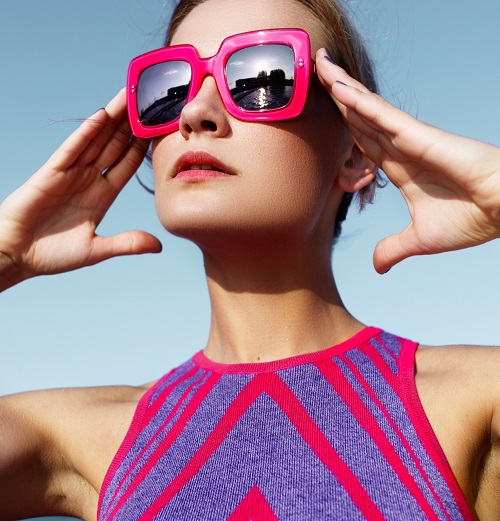
#> input picture U3/test.png, 500 x 521 px
$ python test14.py
#> lines starting #> are read from the running program, lines starting #| are printed output that depends on the picture
import cv2 as cv
from matplotlib import pyplot as plt

img = cv.imread('test.png')
#> img is the input picture: shape (521, 500, 3); mean B, G, R 145.6, 130.3, 164.1
imggray = cv.cvtColor(img,cv.COLOR_BGR2GRAY)
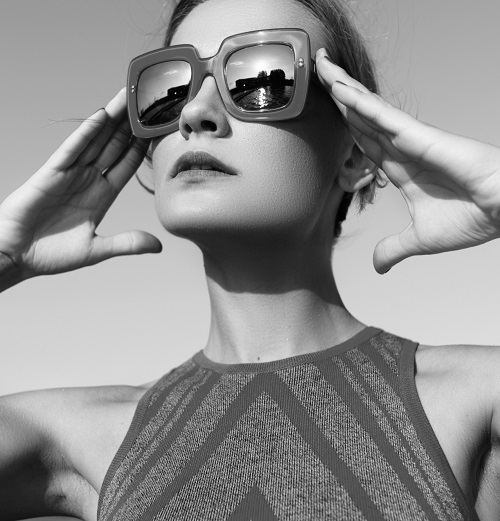
#> imggray: shape (521, 500); min 0, max 255, mean 142.1
# plt.imshow(imggray,cmap=plt.cm.gray)
hist = cv.calcHist([img],[0],None,[256],[0,255])
#> hist = 256 values, max 4314 at index 229, min 0 at index 255, mean 1017
plt.figure()
plt.title('grayhist')
plt.xlabel('bins')
plt.ylabel('fixels')
plt.plot(hist)
plt.xlim([0,256])
plt.show()
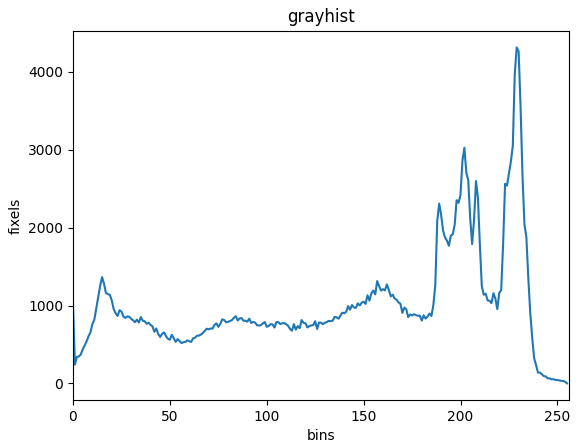
#> figure drawn by matplotlib, 1 panel; curve peaks at x = 229, y = 4314
cv.waitKey(0)
cv.destroyAllWindows()

$ run again, with U3/cat.jpg saved as U3/test.png
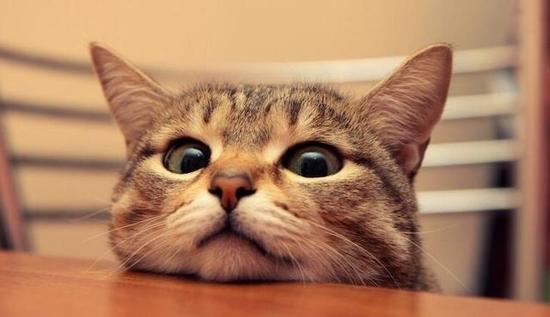
#> input picture U3/cat.jpg, 550 x 317 px
#> img is the input picture: shape (317, 550, 3); mean B, G, R 96.1, 127.7, 173.9
#> `imggray = cv.cvtColor(img,cv.COLOR_BGR2GRAY)`:
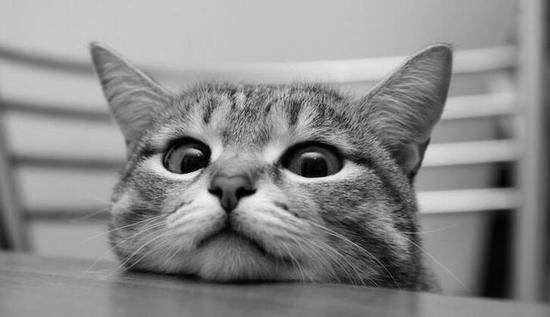
#> imggray: shape (317, 550); min 0, max 242, mean 137.9
#> hist = 256 values, max 4932 at index 138, min 0 at index 200, mean 681.1
#> `plt.show()`:
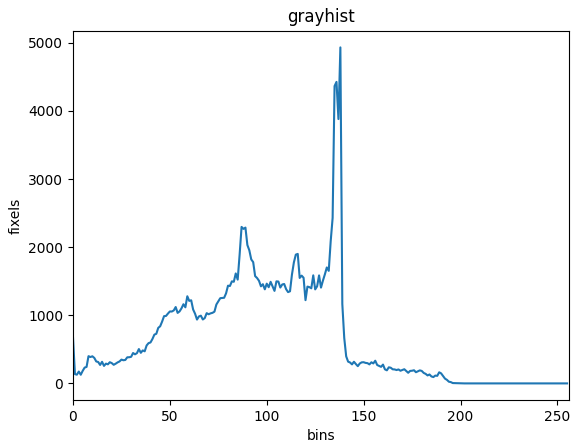
#> figure drawn by matplotlib, 1 panel; curve peaks at x = 138, y = 4932
